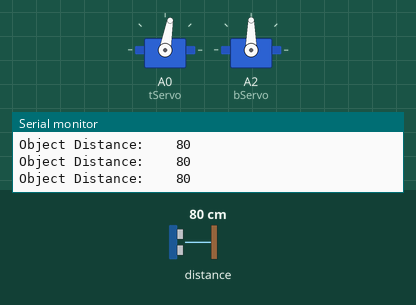
This sketch was run on a simulated Arduino Uno, built with avr-gcc and run on an emulated ATmega328P. Parts: 2 × servo, the last lines printed to the serial monitor. The test bench sets the inputs (shaded band); at power-on: distance to the obstacle 80 cm.

Above: at 0.5 s.
At 10.2 s:
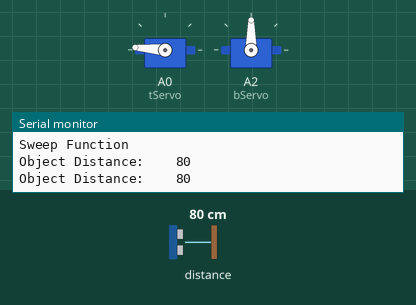
10.3 s: distance to the obstacle set to 120 cm
At 12.6 s:
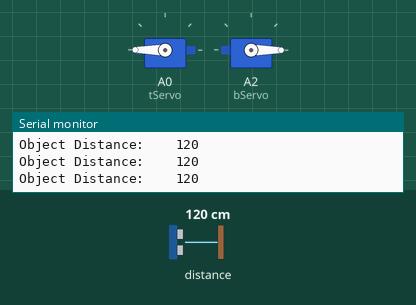
Timing chart, 0 to 22.1 s (numbered marks = the images above; inputs shaded):
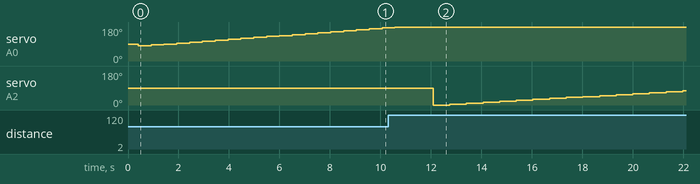

The sketch:

panTiltLidar_Control.ino
```cpp
#include <Servo.h>
#include <Wire.h>
#include <LIDARLite.h>

#define tServo A0
#define bServo A2

Servo topServo;
Servo botServo;
LIDARLite Laser;

int posTT = 80;   //Top Servo Position
int posB = 0;     //Bottom Servo Position
int posBB = 180;  //Bottom Floor Sweep End Position
int posBL = 0;    //Bottom Left Stop Position
int posBM = 95;   //Bottom Midpoint Stop Position
int posTM = 80;   //Top Midpoint Stop Position
int scan = 20;   //Number of Laser Scans
void setup() {
//  Serial.begin(9600);     //Serial Monitoring For Servo Troubleshooting
  Serial.begin(115200);   //Serial Monitoring For Lidar Troubleshooting
  mainSetup();
}

void loop() {

//  backSweep(100,posBB);
//  delay(1000);
  sweep(100, posTT,scan);
  delay(1000);
//  backfloorSweep(500, posTTB,scan);
//  delay(1000);
  floorSweep(250, posB,scan);
  delay(1000);
  sweep(100, posTT,scan);
  delay(1000);
  midStop(2000, posBM,scan);
  delay(1000);
  sweep(100, posTT,scan);
  delay(1000);
  botleftStop(1000,posBL,scan);
}

void mainSetup() {
  topServo.attach(tServo);
  botServo.attach(bServo);
  Laser.begin(0,true);
 /* Parameters
    ----------------------------------------------------------------------------
    configuration:  Default 0.
      0: Default mode, balanced performance.
      1: Short range, high speed. Uses 0x1d maximum acquisition count.
      2: Default range, higher speed short range. Turns on quick termination
          detection for faster measurements at short range (with decreased
          accuracy)
      3: Maximum range. Uses 0xff maximum acquisition count.
      4: High sensitivity detection. Overrides default valid measurement detection
          algorithm, and uses a threshold value for high sensitivity and noise.
      5: Low sensitivity detection. Overrides default valid measurement detection
          algorithm, and uses a threshold value for low sensitivity and noise.
    lidarliteAddress: Default 0x62. Fill in new address here if changed. See
      operating manual for instructions.
  */
  Laser.configure(0);
  Serial.println("Setup Complete");

}
void laserRead(int timer, int i){
  for (int j = 0; i > j;j++){
    Serial.print("Object Distance:    ");
    Serial.println(Laser.distance());
    delay(10);
  }
}
void sweep(int timer, int posTT, int scan) {
  for (posTT; posTT <= 180; posTT += 5) {
//    Serial.print("(1)The position of Top is : ");
//    Serial.print(posTT);
//    Serial.print("  Movement Function: ");
    Serial.println("Sweep Function");
    laserRead(timer,scan);
    topServo.write(posTT);
    delay(timer);
  }
}

void floorSweep(int timer, int posB, int scan) {
  for (posB; posB <= 185; posB += 5) {
//    Serial.print("(3)The position of Top is : ");
//    Serial.print(posB);
//    Serial.print("  Movement Function: ");
    Serial.println("Floor Sweep Function");
    laserRead(timer,scan);
    botServo.write(posB);
    delay(timer);
  }
}

void midStop(int timer, int posBM, int scan) {
//  Serial.print("(5)The position of Top is : ");
//  Serial.print(posBM);
//  Serial.print("  Movement Function: ");
  Serial.println("Mid-Stop Function.!");
  laserRead(timer,scan);
  botServo.write(posBM);
  topServo.write(posTM);
  delay(timer);
}

void botleftStop(int posBL, int timer, int scan){
//  Serial.print("(6)The position of Top is : ");
//  Serial.print(posBL);
//  Serial.print("  Movement Function: ");
  Serial.println("Bottom Left Stop");
  laserRead(timer,scan);
  botServo.write(posBL);
  delay(timer);
}
/*
void backfloorSweep(int timer, int posBB, int scan) {
  for (posBB; posBB <= 180; posBB -= 5) {
    botServo.write(posBB);
    Serial.print("(4)The position of Top is : ");
    Serial.print(posBB);
    Serial.print("  Movement Function: ");
    Serial.println("Backward Top Function");
    delay(timer);
  }
}

void backSweep(int timer, int posTTB, int scan) {
  for (posTB; posTB >= 180; posTB -= 5) {
    topServo.write(posTB);
    Serial.print("(2)The position of Top is : ");
    Serial.print(posTB);
    Serial.print("  Movement Function: ");
    Serial.println("Bottom Backward Function");
    delay(timer);
  }
}
*/
```
